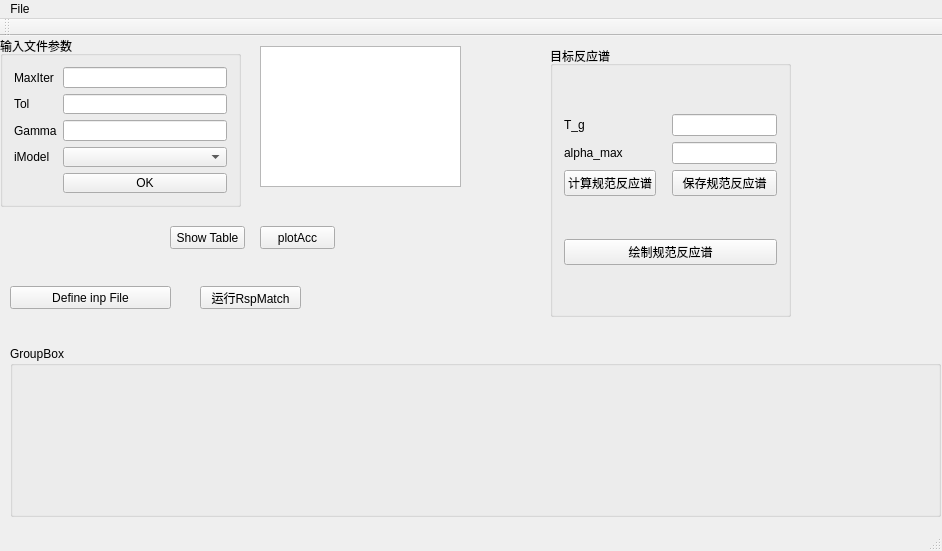
<?xml version="1.0" encoding="UTF-8"?>
<ui version="4.0">
 <class>MainWindow</class>
 <widget class="QMainWindow" name="MainWindow">
  <property name="windowModality">
   <enum>Qt::NonModal</enum>
  </property>
  <property name="geometry">
   <rect>
    <x>0</x>
    <y>0</y>
    <width>942</width>
    <height>551</height>
   </rect>
  </property>
  <property name="windowTitle">
   <string>RspMatch09-GUI_By_lcf1990@HUST</string>
  </property>
  <widget class="QWidget" name="centralWidget">
   <widget class="QTextBrowser" name="TextOutPut">
    <property name="geometry">
     <rect>
      <x>260</x>
      <y>10</y>
      <width>201</width>
      <height>141</height>
     </rect>
    </property>
   </widget>
   <widget class="QGroupBox" name="groupBox">
    <property name="geometry">
     <rect>
      <x>550</x>
      <y>10</y>
      <width>241</width>
      <height>271</height>
     </rect>
    </property>
    <property name="title">
     <string>目标反应谱</string>
    </property>
    <layout class="QGridLayout" name="gridLayout_2">
     <item row="0" column="0">
      <layout class="QGridLayout" name="gridLayout">
       <property name="horizontalSpacing">
        <number>16</number>
       </property>
       <item row="1" column="0">
        <widget class="QLabel" name="label_5">
         <property name="text">
          <string>T_g</string>
         </property>
        </widget>
       </item>
       <item row="2" column="0">
        <widget class="QLabel" name="label_7">
         <property name="text">
          <string>alpha_max</string>
         </property>
        </widget>
       </item>
       <item row="1" column="1">
        <widget class="QLineEdit" name="lineEdit_Tg"/>
       </item>
       <item row="2" column="1">
        <widget class="QLineEdit" name="lineEdit_alpha_max"/>
       </item>
       <item row="3" column="1">
        <widget class="QPushButton" name="pushButton_save_spec">
         <property name="text">
          <string>保存规范反应谱</string>
         </property>
        </widget>
       </item>
       <item row="3" column="0">
        <widget class="QPushButton" name="pushButton_Calculate_sepc">
         <property name="text">
          <string>计算规范反应谱</string>
         </property>
        </widget>
       </item>
      </layout>
     </item>
     <item row="1" column="0">
      <widget class="QPushButton" name="pushButton_PlotRsp">
       <property name="text">
        <string>绘制规范反应谱</string>
       </property>
      </widget>
     </item>
    </layout>
   </widget>
   <widget class="QGroupBox" name="groupBox_2">
    <property name="geometry">
     <rect>
      <x>10</x>
      <y>310</y>
      <width>931</width>
      <height>171</height>
     </rect>
    </property>
    <property name="title">
     <string>GroupBox</string>
    </property>
    <widget class="QCustomPlot" name="customplot_Rsp" native="true">
     <property name="geometry">
      <rect>
       <x>400</x>
       <y>20</y>
       <width>491</width>
       <height>141</height>
      </rect>
     </property>
    </widget>
    <widget class="QCustomPlot" name="customplot_Acc" native="true">
     <property name="geometry">
      <rect>
       <x>10</x>
       <y>20</y>
       <width>381</width>
       <height>141</height>
      </rect>
     </property>
    </widget>
   </widget>
   <widget class="QGroupBox" name="groupBox_3">
    <property name="geometry">
     <rect>
      <x>0</x>
      <y>0</y>
      <width>241</width>
      <height>171</height>
     </rect>
    </property>
    <property name="title">
     <string>输入文件参数</string>
    </property>
    <layout class="QGridLayout" name="gridLayout_3">
     <item row="3" column="1">
      <widget class="QComboBox" name="iModel"/>
     </item>
     <item row="2" column="1">
      <widget class="QLineEdit" name="Gamma"/>
     </item>
     <item row="0" column="0">
      <widget class="QLabel" name="label">
       <property name="text">
        <string>MaxIter</string>
       </property>
      </widget>
     </item>
     <item row="1" column="0">
      <widget class="QLabel" name="label_2">
       <property name="text">
        <string>Tol</string>
       </property>
      </widget>
     </item>
     <item row="3" column="0">
      <widget class="QLabel" name="label_4">
       <property name="text">
        <string>iModel</string>
       </property>
      </widget>
     </item>
     <item row="2" column="0">
      <widget class="QLabel" name="label_3">
       <property name="text">
        <string>Gamma</string>
       </property>
      </widget>
     </item>
     <item row="0" column="1">
      <widget class="QLineEdit" name="MaxIter"/>
     </item>
     <item row="1" column="1">
      <widget class="QLineEdit" name="Tol"/>
     </item>
     <item row="4" column="1">
      <widget class="QPushButton" name="ShowSetting">
       <property name="text">
        <string>OK</string>
       </property>
      </widget>
     </item>
    </layout>
   </widget>
   <widget class="QPushButton" name="pushButton_Show_AccDlg">
    <property name="geometry">
     <rect>
      <x>260</x>
      <y>190</y>
      <width>75</width>
      <height>23</height>
     </rect>
    </property>
    <property name="text">
     <string>plotAcc</string>
    </property>
   </widget>
   <widget class="QPushButton" name="pushButton">
    <property name="geometry">
     <rect>
      <x>170</x>
      <y>190</y>
      <width>75</width>
      <height>23</height>
     </rect>
    </property>
    <property name="text">
     <string>Show Table</string>
    </property>
   </widget>
   <widget class="QPushButton" name="pushButton_DefineInpDlg_open">
    <property name="geometry">
     <rect>
      <x>10</x>
      <y>250</y>
      <width>161</width>
      <height>23</height>
     </rect>
    </property>
    <property name="text">
     <string>Define inp File</string>
    </property>
   </widget>
   <widget class="QPushButton" name="pushButton_run_RspMatch">
    <property name="geometry">
     <rect>
      <x>200</x>
      <y>250</y>
      <width>101</width>
      <height>23</height>
     </rect>
    </property>
    <property name="text">
     <string>运行RspMatch</string>
    </property>
   </widget>
   <zorder>groupBox_3</zorder>
   <zorder>TextOutPut</zorder>
   <zorder>groupBox</zorder>
   <zorder>groupBox_2</zorder>
   <zorder>pushButton_Show_AccDlg</zorder>
   <zorder>pushButton</zorder>
   <zorder>pushButton_DefineInpDlg_open</zorder>
   <zorder>pushButton_run_RspMatch</zorder>
  </widget>
  <widget class="QMenuBar" name="menuBar">
   <property name="geometry">
    <rect>
     <x>0</x>
     <y>0</y>
     <width>942</width>
     <height>23</height>
    </rect>
   </property>
   <widget class="QMenu" name="menuOpenFile">
    <property name="title">
     <string>File</string>
    </property>
    <addaction name="actionOpenFile"/>
   </widget>
   <addaction name="menuOpenFile"/>
  </widget>
  <widget class="QToolBar" name="mainToolBar">
   <attribute name="toolBarArea">
    <enum>TopToolBarArea</enum>
   </attribute>
   <attribute name="toolBarBreak">
    <bool>false</bool>
   </attribute>
  </widget>
  <widget class="QStatusBar" name="statusBar"/>
  <action name="actionOpenFile">
   <property name="text">
    <string>OpenFile</string>
   </property>
  </action>
 </widget>
 <layoutdefault spacing="6" margin="11"/>
 <customwidgets>
  <customwidget>
   <class>QCustomPlot</class>
   <extends>QWidget</extends>
   <header>qcustomplot.h</header>
   <container>1</container>
  </customwidget>
 </customwidgets>
 <resources/>
 <connections/>
</ui>
